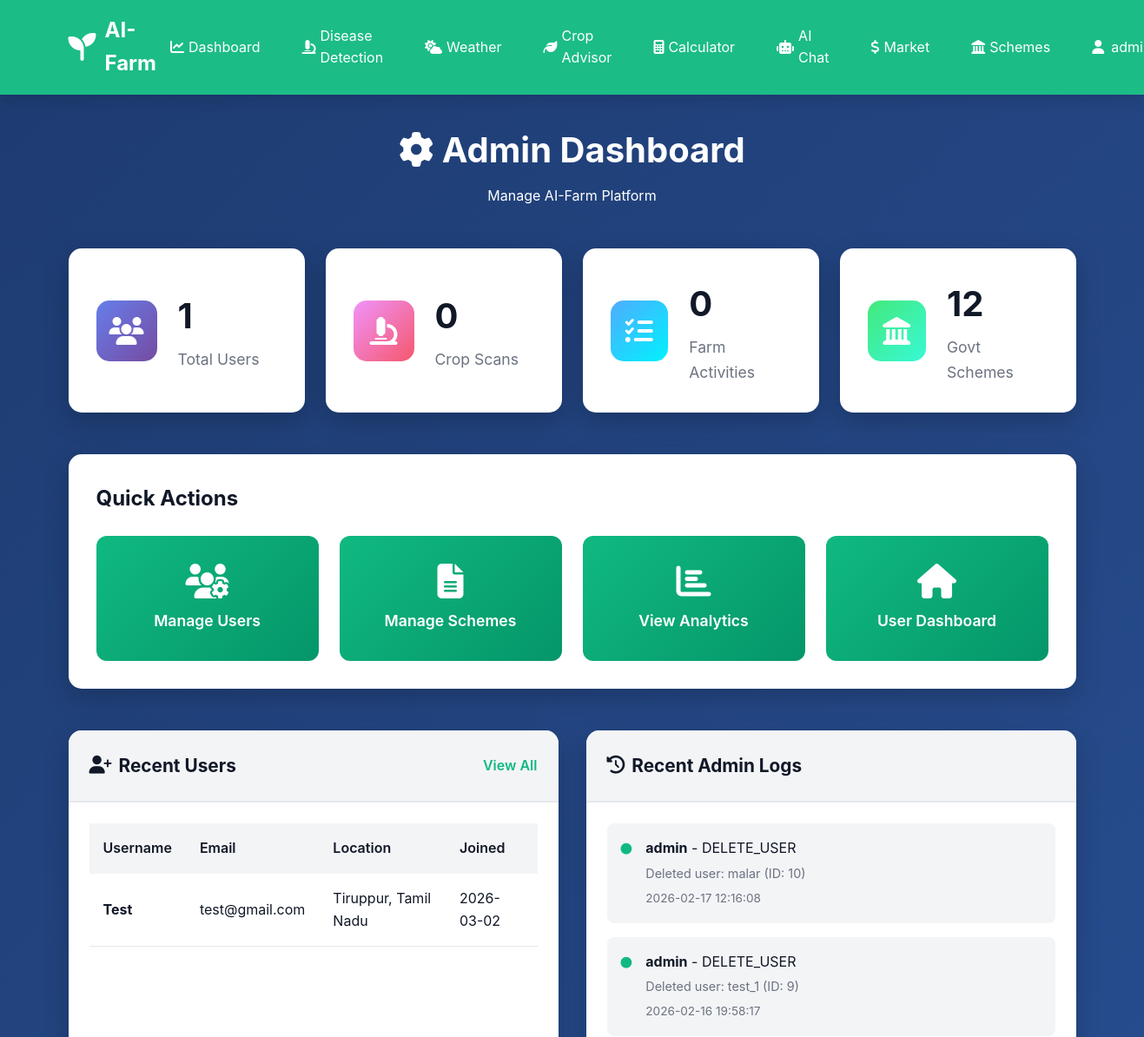
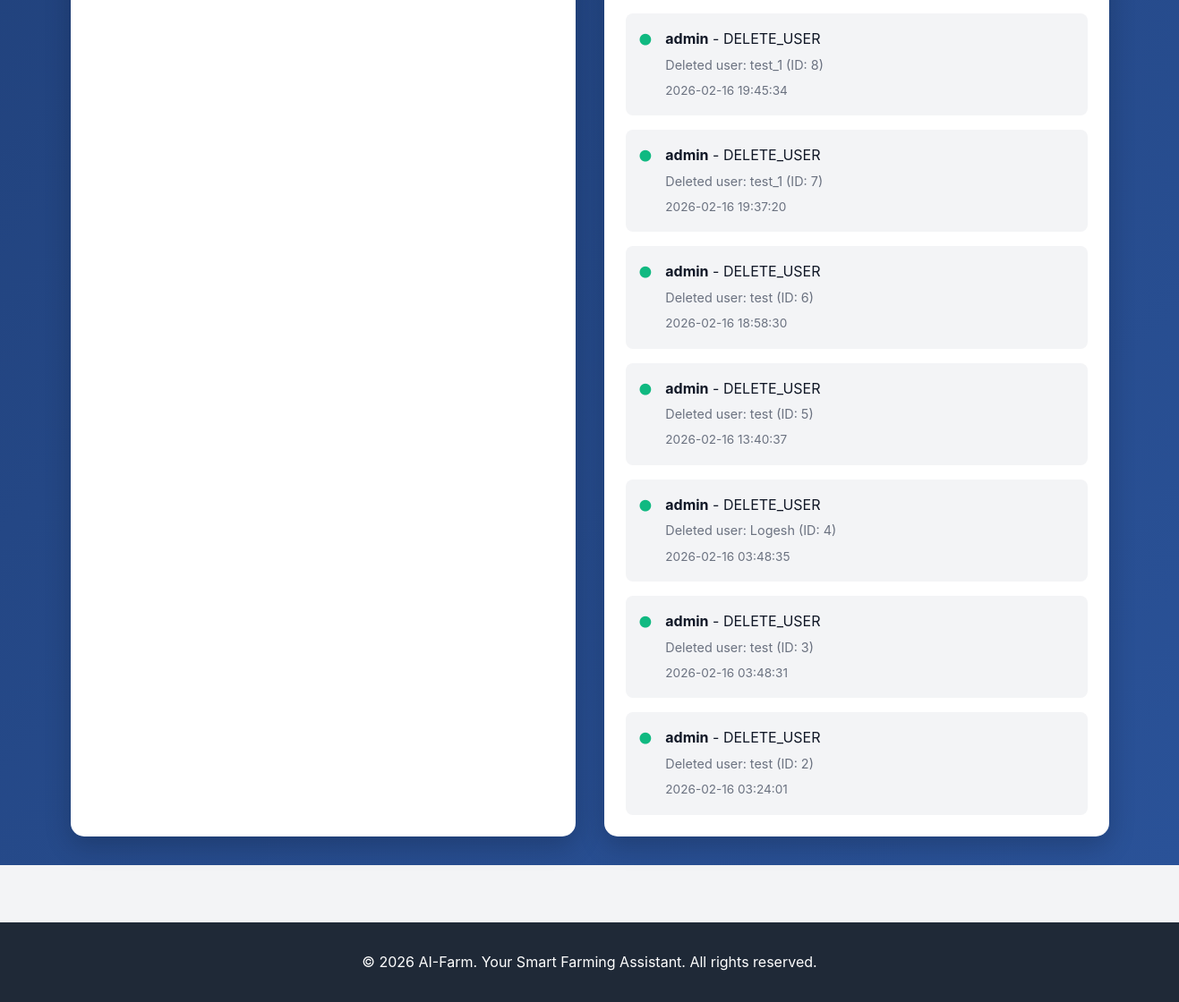
Page /admin (signed in) on the earlier database version (2 pictures, top to bottom).
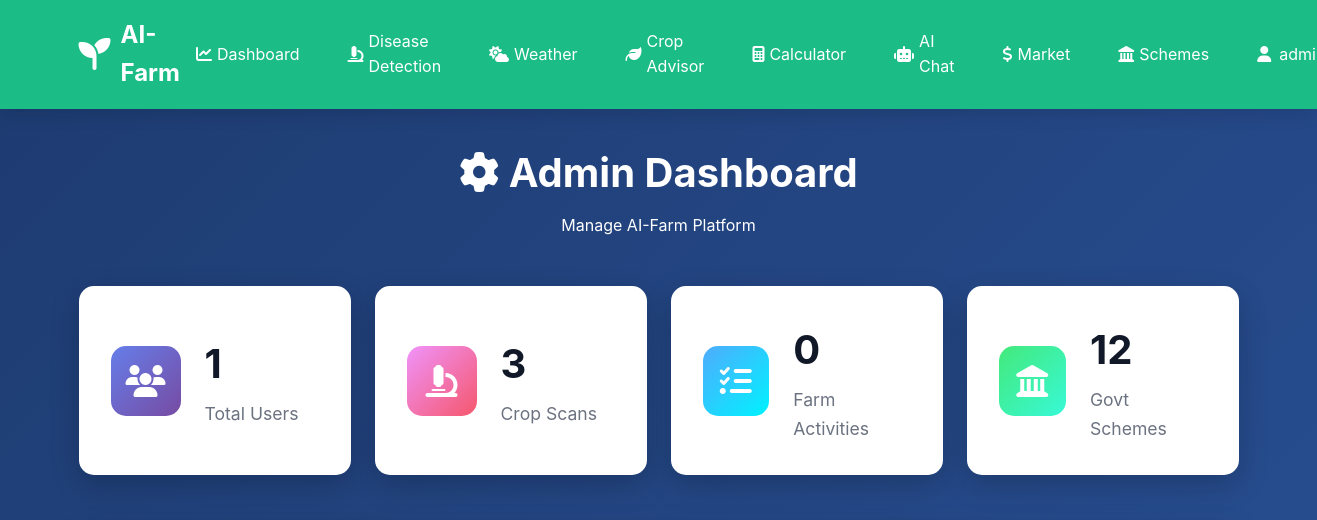
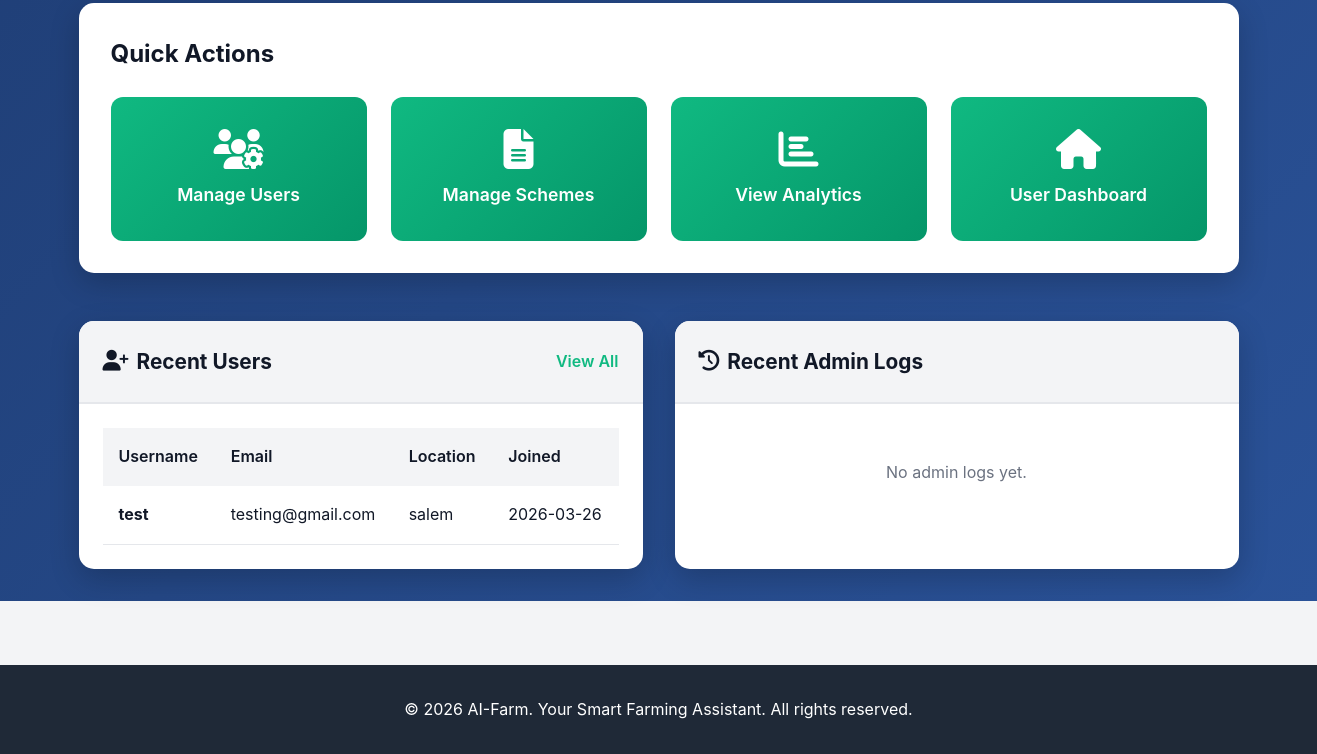
Same page on the later database version (2 pictures, top to bottom).
### tables this page shows
CREATE TABLE users
                 (id INTEGER PRIMARY KEY AUTOINCREMENT,
                  username TEXT UNIQUE NOT NULL,
                  email TEXT UNIQUE NOT NULL,
                  password TEXT NOT NULL,
                  full_name TEXT,
                  farm_location TEXT,
                  farm_size REAL,
                  is_admin INTEGER DEFAULT 0,
                  created_at TIMESTAMP DEFAULT CURRENT_TIMESTAMP);

CREATE TABLE admin_logs
                 (id INTEGER PRIMARY KEY AUTOINCREMENT,
                  admin_id INTEGER,
                  action TEXT,
                  details TEXT,
                  timestamp TIMESTAMP DEFAULT CURRENT_TIMESTAMP,
                  FOREIGN KEY (admin_id) REFERENCES users (id));

### app.py (the view)
@app.route('/admin')
@admin_required
def admin_panel():
    conn = sqlite3.connect('aifarm.db')
    conn.row_factory = sqlite3.Row
    c = conn.cursor()
    c.execute('SELECT COUNT(*) as count FROM users WHERE is_admin = 0')
    total_users = c.fetchone()['count']
    c.execute('SELECT COUNT(*) as count FROM crop_scans')
    total_scans = c.fetchone()['count']
    c.execute('SELECT COUNT(*) as count FROM farm_activities')
    total_activities = c.fetchone()['count']
    c.execute('SELECT COUNT(*) as count FROM govt_schemes')
    total_schemes = c.fetchone()['count']
    c.execute('SELECT * FROM users WHERE is_admin = 0 ORDER BY created_at DESC LIMIT 10')
    recent_users = c.fetchall()
    c.execute('''SELECT al.*, u.username FROM admin_logs al
                 LEFT JOIN users u ON al.admin_id = u.id
                 ORDER BY al.timestamp DESC LIMIT 10''')
    recent_logs = c.fetchall()
    conn.close()
    return render_template('admin_panel.html',
                           total_users=total_users,
                           total_scans=total_scans,
                           total_activities=total_activities,
                           total_schemes=total_schemes,
                           recent_users=recent_users,
                           recent_logs=recent_logs)

### app.py (called while the page is built)
def admin_required(f):
    @wraps(f)
    def decorated_function(*args, **kwargs):
        if 'user_id' not in session:
            flash('Please log in to access this page.', 'warning')
            return redirect(url_for('login'))
        conn = sqlite3.connect('aifarm.db')
        conn.row_factory = sqlite3.Row
        c = conn.cursor()
        c.execute('SELECT is_admin FROM users WHERE id = ?', (session['user_id'],))
        user = c.fetchone()
        conn.close()
        if not user or not user['is_admin']:
            flash('Access denied. Admin privileges required.', 'error')
            return redirect(url_for('dashboard'))
        return f(*args, **kwargs)
    return decorated_function

### templates/admin_panel.html (shortened to what this page needs)
{% extends "base.html" %}
{% block content %}
<div class="admin-container">
    <div class="container">
        <div class="admin-header">
            <h1><i class="fas fa-cog"></i> Admin Dashboard</h1>
            <p>Manage AI-Farm Platform</p>
        </div>
        <div class="admin-stats">
            <div class="admin-stat-card">
                <div class="stat-icon users">
                    <i class="fas fa-users"></i>
                </div>
                <div class="stat-info">
                    <h3>{{ total_users }}</h3>
                    <p>Total Users</p>
                </div>
            </div>
            <div class="admin-stat-card">
                <div class="stat-icon scans">
                    <i class="fas fa-microscope"></i>
                </div>
                <div class="stat-info">
                    <h3>{{ total_scans }}</h3>
                    <p>Crop Scans</p>
                </div>
            </div>
            <div class="admin-stat-card">
                <div class="stat-icon activities">
                    <i class="fas fa-tasks"></i>
                </div>
                <div class="stat-info">
                    <h3>{{ total_activities }}</h3>
                    <p>Farm Activities</p>
                </div>
            </div>
            <div class="admin-stat-card">
                <div class="stat-icon schemes">
                    <i class="fas fa-landmark"></i>
                </div>
                <div class="stat-info">
                    <h3>{{ total_schemes }}</h3>
                    <p>Govt Schemes</p>
                </div>
            </div>
        </div>
        <div class="admin-quick-links">
            <h2>Quick Actions</h2>
            <div class="quick-links-grid">
                <a href="{{ url_for('admin_users') }}" class="quick-link-card">
                    <i class="fas fa-users-cog"></i>
                    <span>Manage Users</span>
                </a>
                <a href="{{ url_for('admin_schemes') }}" class="quick-link-card">
                    <i class="fas fa-file-alt"></i>
                    <span>Manage Schemes</span>
                </a>
                <a href="{{ url_for('admin_analytics') }}" class="quick-link-card">
                    <i class="fas fa-chart-bar"></i>
                    <span>View Analytics</span>
                </a>
                <a href="{{ url_for('dashboard') }}" class="quick-link-card">
                    <i class="fas fa-home"></i>
                    <span>User Dashboard</span>
                </a>
            </div>
        </div>
        <div class="admin-content-grid">
            <div class="admin-card">
                <div class="admin-card-header">
                    <h2><i class="fas fa-user-plus"></i> Recent Users</h2>
                    <a href="{{ url_for('admin_users') }}" class="view-all-link">View All</a>
                </div>
                <div class="admin-card-body">
                    {% if recent_users %}
                    <div class="table-responsive">
                        <table class="admin-table">
                            <thead>
                                <tr>
                                    <th>Username</th>
                                    <th>Email</th>
                                    <th>Location</th>
                                    <th>Joined</th>
                                </tr>
                            </thead>
                            <tbody>
                                {% for user in recent_users %}
                                <tr>
                                    <td><strong>{{ user.username }}</strong></td>
                                    <td>{{ user.email }}</td>
                                    <td>{{ user.farm_location or 'N/A' }}</td>
                                    <td>{{ user.created_at[:10] }}</td>
                                </tr>
                                {% endfor %}
                            </tbody>
                        </table>
                    </div>
                    {% else %}
                    <p class="no-data">No users yet.</p>
                    {% endif %}
                </div>
            </div>
            <div class="admin-card">
                <div class="admin-card-header">
                    <h2><i class="fas fa-history"></i> Recent Admin Logs</h2>
                </div>
                <div class="admin-card-body">
                    {% if recent_logs %}
                    <div class="logs-list">
                        {% for log in recent_logs %}
                        <div class="log-item">
                            <div class="log-icon">
                                <i class="fas fa-circle"></i>
                            </div>
                            <div class="log-content">
                                <p><strong>{{ log.username or 'System' }}</strong> - {{ log.action }}</p>
                                <p class="log-details">{{ log.details }}</p>
                                <span class="log-time">{{ log.timestamp[:19] }}</span>
                            </div>
                        </div>
                        {% endfor %}
                    </div>
                    {% else %}
                    <p class="no-data">No admin logs yet.</p>
                    {% endif %}
                </div>
            </div>
        </div>
    </div>
</div>
{% endblock %}

### templates/base.html (shortened to what this page needs)
<!DOCTYPE html>
<html lang="en">
<head>
    <link rel="stylesheet" href="{{ url_for('static', filename='css/style.css') }}">
    <link rel="stylesheet" href="https://cdnjs.cloudflare.com/ajax/libs/font-awesome/6.4.0/css/all.min.css">
</head>
<body>
    <nav class="navbar">
        <div class="container">
            <div class="nav-brand">
                <i class="fas fa-seedling"></i>
                <span>AI-Farm</span>
            </div>
            {% if session.user_id %}
            <ul class="nav-menu">
                <li><a href="{{ url_for('dashboard') }}"><i class="fas fa-chart-line"></i> Dashboard</a></li>
                <li><a href="{{ url_for('disease_detection') }}"><i class="fas fa-microscope"></i> Disease Detection</a></li>
                <li><a href="{{ url_for('weather') }}"><i class="fas fa-cloud-sun"></i> Weather</a></li>
                <li><a href="{{ url_for('crop_recommendations') }}"><i class="fas fa-leaf"></i> Crop Advisor</a></li>
                <li><a href="{{ url_for('fertilizer_calculator') }}"><i class="fas fa-calculator"></i> Calculator</a></li>
                <li><a href="{{ url_for('chatbot') }}"><i class="fas fa-robot"></i> AI Chat</a></li>
                <li><a href="{{ url_for('market_prices') }}"><i class="fas fa-dollar-sign"></i> Market</a></li>
                <li><a href="{{ url_for('govt_schemes') }}"><i class="fas fa-landmark"></i> Schemes</a></li>
                <li class="dropdown">
                    <a href="#" class="dropbtn" onclick="toggleDropdown(event)">
                        <i class="fas fa-user"></i> {{ session.username }}
                    </a>
                </li>
            </ul>
            {% else %}
            <ul class="nav-menu">
                <li><a href="{{ url_for('index') }}">Home</a></li>
                <li><a href="{{ url_for('login') }}">Login</a></li>
                <li><a href="{{ url_for('register') }}">Register</a></li>
            </ul>
            {% endif %}
        </div>
    </nav>
    <main>
        {% block content %}{% endblock %}
    </main>
    <footer>
        <div class="container">
            <p>&copy; 2026 AI-Farm. Your Smart Farming Assistant. All rights reserved.</p>
        </div>
    </footer>
</body>
</html>
</body>
</html>

### static/css/style.css (style rules this page uses)
* { margin: 0; padding: 0; box-sizing: border-box; }
:root { --primary-color: #10B981; --primary-dark: #059669; --primary-light: #34D399; --secondary-color: #3B82F6; --danger-color: #EF4444; --warning-color: #F59E0B; --success-color: #10B981; --dark: #1F2937; --light: #F3F4F6; --white: #FFFFFF; --text-dark: #111827; --text-light: #6B7280; --border-color: #E5E7EB; --shadow: 0 1px 3px 0 rgba(0, 0, 0, 0.1); --shadow-lg: 0 10px 15px -3px rgba(0, 0, 0, 0.1); }
body { font-family: -apple-system, BlinkMacSystemFont, 'Segoe UI', Roboto, 'Helvetica Neue', Arial, sans-serif; line-height: 1.6; color: var(--text-dark); background-color: var(--light); }
.container { max-width: 1200px; margin: 0 auto; padding: 0 20px; }
.navbar { background: linear-gradient(135deg, var(--primary-color), var(--primary-dark)); color: var(--white); padding: 1rem 0; box-shadow: var(--shadow-lg); position: sticky; top: 0; z-index: 1000; }
.navbar .container { display: flex; justify-content: space-between; align-items: center; }
.nav-brand { display: flex; align-items: center; gap: 10px; font-size: 1.5rem; font-weight: bold; color: var(--white); }
.nav-brand i { font-size: 2rem; }
.nav-menu { display: flex; list-style: none; gap: 1rem; align-items: center; }
.nav-menu li a { color: var(--white); text-decoration: none; padding: 0.5rem 1rem; border-radius: 5px; transition: background 0.3s; display: flex; align-items: center; gap: 5px; }
.dropdown { position: relative; display: inline-block; }
.dropbtn { cursor: pointer; }
.stat-icon { font-size: 2.5rem; color: var(--primary-color); }
.table-responsive { overflow-x: auto; }
footer { background: var(--dark); color: var(--white); padding: 2rem 0; text-align: center; margin-top: 4rem; }
button, .btn, a, input, select, textarea { transition: all 0.3s cubic-bezier(0.4, 0, 0.2, 1); }
.navbar { background: rgba(16, 185, 129, 0.95); backdrop-filter: blur(10px); }
.stat-icon { animation: pulse 2s infinite; }
html { scroll-behavior: smooth; }
.dropdown { position: relative; }
.dropdown .dropbtn { background: none; border: none; color: inherit; font: inherit; cursor: pointer; display: flex; align-items: center; gap: 0.5rem; padding: 0.5rem 1rem; transition: all 0.3s; }

Differences in the rows shown:
removed users: username "Test", email "test@gmail.com", farm_location "Tiruppur, Tamil Nadu", created_at "2026-03-02"
removed admin_logs: username "admin", action "DELETE_USER", details "Deleted user: malar (ID: 10)", timestamp "2026-02-17 12:16:08"
removed admin_logs: username "admin", action "DELETE_USER", details "Deleted user: test_1 (ID: 9)", timestamp "2026-02-16 19:58:17"
removed admin_logs: username "admin", action "DELETE_USER", details "Deleted user: test_1 (ID: 8)", timestamp "2026-02-16 19:45:34"
removed admin_logs: username "admin", action "DELETE_USER", details "Deleted user: test_1 (ID: 7)", timestamp "2026-02-16 19:37:20"
removed admin_logs: username "admin", action "DELETE_USER", details "Deleted user: test (ID: 6)", timestamp "2026-02-16 18:58:30"
removed admin_logs: username "admin", action "DELETE_USER", details "Deleted user: test (ID: 5)", timestamp "2026-02-16 13:40:37"
removed admin_logs: username "admin", action "DELETE_USER", details "Deleted user: Logesh (ID: 4)", timestamp "2026-02-16 03:48:35"
removed admin_logs: username "admin", action "DELETE_USER", details "Deleted user: test (ID: 3)", timestamp "2026-02-16 03:48:31"
removed admin_logs: username "admin", action "DELETE_USER", details "Deleted user: test (ID: 2)", timestamp "2026-02-16 03:24:01"
added users: username "test", email "testing@gmail.com", farm_location "salem", created_at "2026-03-26"
Other differences:
{{ total_scans }}: "0" → "3"
text now shown: "No admin logs yet."
